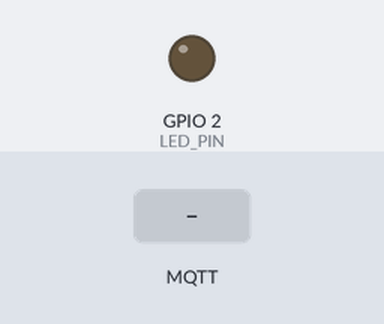
The sketch below on a simulated ESP32. Shown: output pins drawn as LEDs (lit = HIGH). The inputs (shaded band) are chosen by the test bench. WiFi joins after 1.5 s; servers stay silent unless stated; random numbers use the default seed unless the sketch sets one; no MQTT or app messages arrive unless stated; what the sketch prints to the serial monitor is not drawn.

Above: at 2.7 s.
2.8 s: MQTT message "ON" arrives on the first subscribed topic
At 5.6 s:
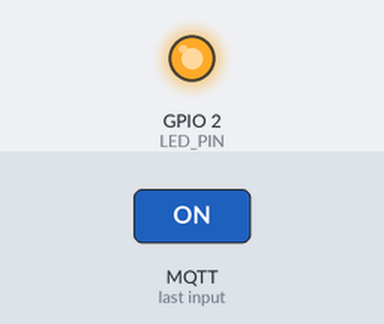
5.8 s: MQTT message "OFF" arrives on the first subscribed topic
At 6.2 s:
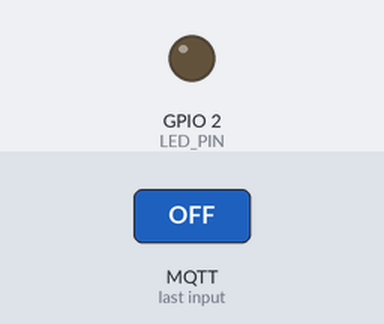
7.3 s: MQTT message "TOGGLE" arrives on the first subscribed topic
At 8.6 s:
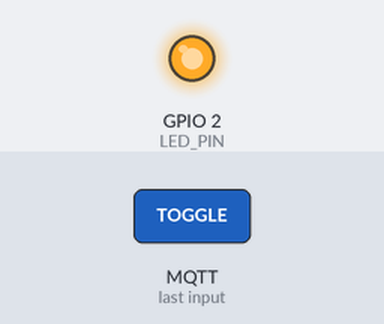
Timing chart, 0 to 10.3 s (numbered marks = the images above; inputs shaded):
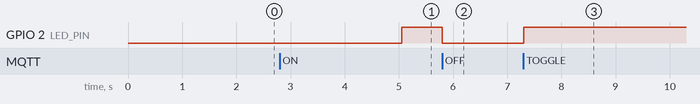

The sketch:

esp32_mqtt.ino
```cpp
#include <WiFi.h>
#include <PubSubClient.h>

// ---- Wi-Fi ----
const char* WIFI_SSID     = "YOUR_WIFI_SSID";
const char* WIFI_PASSWORD = "YOUR_WIFI_PASSWORD";

// ---- MQTT ----
const char* MQTT_HOST = "broker.connectmq.com";
const uint16_t MQTT_PORT = 1883;

const int LED_PIN = 2;                 // onboard LED on most ESP32 DevKits
const unsigned long PUBLISH_INTERVAL_MS = 5000;

WiFiClient netClient;
PubSubClient mqtt(netClient);

String deviceId;
String topicTelemetry, topicLedSet, topicLedState;
unsigned long lastPublish = 0;
unsigned long lastReconnectAttempt = 0;
bool ledOn = false;

void connectWiFi() {
  WiFi.mode(WIFI_STA);
  WiFi.begin(WIFI_SSID, WIFI_PASSWORD);
  Serial.print("Connecting to Wi-Fi");
  while (WiFi.status() != WL_CONNECTED) {
    delay(500);
    Serial.print(".");
  }
  Serial.print("\nWi-Fi connected, IP: ");
  Serial.println(WiFi.localIP());
}

String makeDeviceId() {
  uint8_t mac[6];
  WiFi.macAddress(mac);
  char buf[20];
  snprintf(buf, sizeof(buf), "esp32-%02x%02x%02x%02x%02x%02x",
           mac[0], mac[1], mac[2], mac[3], mac[4], mac[5]);
  return String(buf);
}

void publishLedState() {
  mqtt.publish(topicLedState.c_str(), ledOn ? "ON" : "OFF", true);  // retained
}

void onMessage(char* topic, byte* payload, unsigned int length) {
  String msg;
  for (unsigned int i = 0; i < length; i++) msg += (char)payload[i];
  msg.trim();
  Serial.printf("Message on %s: %s\n", topic, msg.c_str());

  if (String(topic) != topicLedSet) return;
  if (msg.equalsIgnoreCase("ON"))          ledOn = true;
  else if (msg.equalsIgnoreCase("OFF"))    ledOn = false;
  else if (msg.equalsIgnoreCase("TOGGLE")) ledOn = !ledOn;
  else return;                             // ignore anything else

  digitalWrite(LED_PIN, ledOn ? HIGH : LOW);
  publishLedState();
}

bool connectMqtt() {
  Serial.printf("Connecting to MQTT as %s ... ", deviceId.c_str());
  if (mqtt.connect(deviceId.c_str())) {     // no username/password: public area
    Serial.println("connected");
    mqtt.subscribe(topicLedSet.c_str(), 1);
    publishLedState();
    return true;
  }
  Serial.printf("failed, state=%d\n", mqtt.state());
  return false;
}

float readTemperature() {
  // Simulated sensor: 22-25 °C with a little noise
  return 23.5 + 1.5 * sin(millis() / 60000.0) + random(-20, 20) / 100.0;
}

void setup() {
  Serial.begin(115200);
  pinMode(LED_PIN, OUTPUT);
  digitalWrite(LED_PIN, LOW);

  connectWiFi();
  deviceId = makeDeviceId();
  String base = "connectmq/demo/" + deviceId;
  topicTelemetry = base + "/telemetry";
  topicLedSet    = base + "/led/set";
  topicLedState  = base + "/led/state";
  Serial.println("Topic prefix: " + base);

  mqtt.setServer(MQTT_HOST, MQTT_PORT);
  mqtt.setCallback(onMessage);
  mqtt.setBufferSize(512);   // default is 256 bytes, see below
  mqtt.setKeepAlive(30);
}

void loop() {
  if (WiFi.status() != WL_CONNECTED) {
    connectWiFi();
  }

  if (!mqtt.connected()) {
    unsigned long now = millis();
    if (now - lastReconnectAttempt > 5000) {   // non-blocking retry every 5 s
      lastReconnectAttempt = now;
      if (connectMqtt()) lastReconnectAttempt = 0;
    }
    return;
  }

  mqtt.loop();   // process incoming messages and keepalive

  if (millis() - lastPublish >= PUBLISH_INTERVAL_MS) {
    lastPublish = millis();
    char json[96];
    snprintf(json, sizeof(json), "{\"temperature\":%.2f,\"uptime\":%lu}",
             readTemperature(), millis() / 1000);
    mqtt.publish(topicTelemetry.c_str(), json);
    Serial.printf("Published %s\n", json);
  }
}
```

Measured:
- after the input at 2.8 s, GPIO 2 (LED_PIN): LOW → HIGH after 2.3 s
- after the input at 5.8 s, GPIO 2 (LED_PIN): HIGH → LOW at once
- after the input at 7.3 s, GPIO 2 (LED_PIN): LOW → HIGH at once
